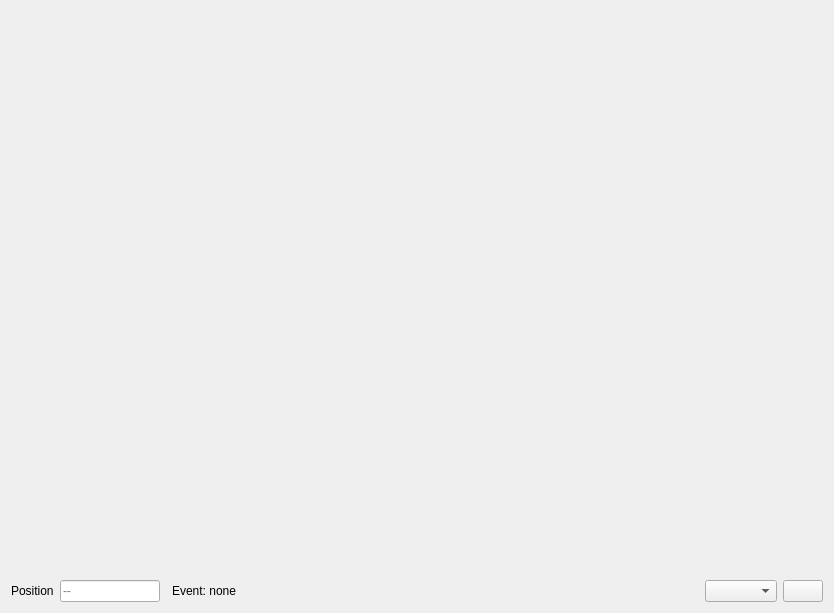
<?xml version="1.0" encoding="UTF-8"?>
<ui version="4.0">
 <class>EventTrackEditorWidget</class>
 <widget class="QWidget" name="EventTrackEditorWidget">
  <property name="geometry">
   <rect>
    <x>0</x>
    <y>0</y>
    <width>834</width>
    <height>613</height>
   </rect>
  </property>
  <property name="windowTitle">
   <string>Form</string>
  </property>
  <layout class="QVBoxLayout" name="verticalLayout">
   <property name="spacing">
    <number>0</number>
   </property>
   <item>
    <widget class="nsQGridBarWidget" name="GridBarWidget" native="true">
     <property name="minimumSize">
      <size>
       <width>0</width>
       <height>20</height>
      </size>
     </property>
     <property name="maximumSize">
      <size>
       <width>16777215</width>
       <height>20</height>
      </size>
     </property>
    </widget>
   </item>
   <item>
    <widget class="nsQtEventTrackWidget" name="EventTrackEdit" native="true">
     <property name="sizePolicy">
      <sizepolicy hsizetype="Expanding" vsizetype="Expanding">
       <horstretch>0</horstretch>
       <verstretch>0</verstretch>
      </sizepolicy>
     </property>
     <property name="minimumSize">
      <size>
       <width>0</width>
       <height>0</height>
      </size>
     </property>
    </widget>
   </item>
   <item>
    <spacer name="verticalSpacer">
     <property name="orientation">
      <enum>Qt::Vertical</enum>
     </property>
     <property name="sizeType">
      <enum>QSizePolicy::Fixed</enum>
     </property>
     <property name="sizeHint" stdset="0">
      <size>
       <width>20</width>
       <height>6</height>
      </size>
     </property>
    </spacer>
   </item>
   <item>
    <layout class="QHBoxLayout" name="horizontalLayout">
     <property name="spacing">
      <number>6</number>
     </property>
     <item>
      <widget class="QLabel" name="label">
       <property name="text">
        <string>Position</string>
       </property>
      </widget>
     </item>
     <item>
      <widget class="QLineEdit" name="LinePosition">
       <property name="maximumSize">
        <size>
         <width>100</width>
         <height>16777215</height>
        </size>
       </property>
       <property name="maxLength">
        <number>11</number>
       </property>
       <property name="placeholderText">
        <string>--</string>
       </property>
       <property name="clearButtonEnabled">
        <bool>false</bool>
       </property>
      </widget>
     </item>
     <item>
      <widget class="QWidget" name="ColorWidget" native="true"/>
     </item>
     <item>
      <widget class="QLabel" name="SelectedTypeLabel">
       <property name="text">
        <string>Event: none</string>
       </property>
      </widget>
     </item>
     <item>
      <spacer name="horizontalSpacer">
       <property name="orientation">
        <enum>Qt::Horizontal</enum>
       </property>
       <property name="sizeHint" stdset="0">
        <size>
         <width>40</width>
         <height>20</height>
        </size>
       </property>
      </spacer>
     </item>
     <item>
      <widget class="QComboBox" name="ComboType"/>
     </item>
     <item>
      <widget class="QPushButton" name="AddEventButton">
       <property name="text">
        <string/>
       </property>
       <property name="icon">
        <iconset resource="../QtResources/resources.qrc">
         <normaloff>:/GuiFoundation/Icons/Add.svg</normaloff>:/GuiFoundation/Icons/Add.svg</iconset>
       </property>
      </widget>
     </item>
    </layout>
   </item>
  </layout>
 </widget>
 <customwidgets>
  <customwidget>
   <class>nsQGridBarWidget</class>
   <extends>QWidget</extends>
   <header location="global">GuiFoundation/Widgets/GridBarWidget.moc.h</header>
   <container>1</container>
  </customwidget>
  <customwidget>
   <class>nsQtEventTrackWidget</class>
   <extends>QWidget</extends>
   <header location="global">GuiFoundation/Widgets/EventTrackWidget.moc.h</header>
   <container>1</container>
  </customwidget>
 </customwidgets>
 <resources>
  <include location="../QtResources/resources.qrc"/>
 </resources>
 <connections/>
</ui> 
